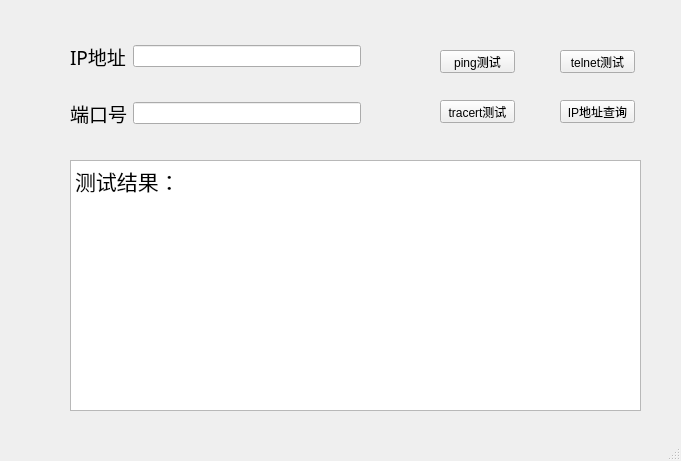
<?xml version="1.0" encoding="UTF-8"?>
<ui version="4.0">
 <class>MainWindow</class>
 <widget class="QMainWindow" name="MainWindow">
  <property name="geometry">
   <rect>
    <x>0</x>
    <y>0</y>
    <width>681</width>
    <height>461</height>
   </rect>
  </property>
  <property name="windowTitle">
   <string>MainWindow</string>
  </property>
  <widget class="QWidget" name="centralwidget">
   <widget class="QTextBrowser" name="textBrowser">
    <property name="geometry">
     <rect>
      <x>70</x>
      <y>160</y>
      <width>571</width>
      <height>251</height>
     </rect>
    </property>
    <property name="readOnly">
     <bool>true</bool>
    </property>
    <property name="html">
     <string>&lt;!DOCTYPE HTML PUBLIC &quot;-//W3C//DTD HTML 4.0//EN&quot; &quot;http://www.w3.org/TR/REC-html40/strict.dtd&quot;&gt;
&lt;html&gt;&lt;head&gt;&lt;meta name=&quot;qrichtext&quot; content=&quot;1&quot; /&gt;&lt;style type=&quot;text/css&quot;&gt;
p, li { white-space: pre-wrap; }
&lt;/style&gt;&lt;/head&gt;&lt;body style=&quot; font-family:'SimSun'; font-size:9pt; font-weight:400; font-style:normal;&quot;&gt;
&lt;p style=&quot; margin-top:0px; margin-bottom:0px; margin-left:0px; margin-right:0px; -qt-block-indent:0; text-indent:0px;&quot;&gt;&lt;span style=&quot; font-size:16pt;&quot;&gt;测试结果：&lt;/span&gt;&lt;/p&gt;&lt;/body&gt;&lt;/html&gt;</string>
    </property>
   </widget>
   <widget class="QPushButton" name="ping_button">
    <property name="geometry">
     <rect>
      <x>440</x>
      <y>50</y>
      <width>75</width>
      <height>23</height>
     </rect>
    </property>
    <property name="text">
     <string>ping测试</string>
    </property>
   </widget>
   <widget class="QPushButton" name="tracert_button">
    <property name="geometry">
     <rect>
      <x>440</x>
      <y>100</y>
      <width>75</width>
      <height>23</height>
     </rect>
    </property>
    <property name="text">
     <string>tracert测试</string>
    </property>
   </widget>
   <widget class="QPushButton" name="telnet_button">
    <property name="geometry">
     <rect>
      <x>560</x>
      <y>50</y>
      <width>75</width>
      <height>23</height>
     </rect>
    </property>
    <property name="text">
     <string>telnet测试</string>
    </property>
   </widget>
   <widget class="QPushButton" name="ipaddress_button">
    <property name="geometry">
     <rect>
      <x>560</x>
      <y>100</y>
      <width>75</width>
      <height>23</height>
     </rect>
    </property>
    <property name="text">
     <string>IP地址查询</string>
    </property>
   </widget>
   <widget class="QWidget" name="">
    <property name="geometry">
     <rect>
      <x>70</x>
      <y>20</y>
      <width>291</width>
      <height>131</height>
     </rect>
    </property>
    <layout class="QGridLayout" name="gridLayout">
     <item row="0" column="0">
      <widget class="QLabel" name="label">
       <property name="font">
        <font>
         <family>.PingFang SC0</family>
         <pointsize>14</pointsize>
        </font>
       </property>
       <property name="text">
        <string>IP地址</string>
       </property>
      </widget>
     </item>
     <item row="0" column="1">
      <widget class="QLineEdit" name="ip"/>
     </item>
     <item row="1" column="0">
      <widget class="QLabel" name="label_2">
       <property name="font">
        <font>
         <family>.PingFang SC0</family>
         <pointsize>14</pointsize>
        </font>
       </property>
       <property name="text">
        <string>端口号</string>
       </property>
      </widget>
     </item>
     <item row="1" column="1">
      <widget class="QLineEdit" name="port"/>
     </item>
    </layout>
   </widget>
  </widget>
  <widget class="QMenuBar" name="menubar">
   <property name="geometry">
    <rect>
     <x>0</x>
     <y>0</y>
     <width>681</width>
     <height>23</height>
    </rect>
   </property>
  </widget>
  <widget class="QStatusBar" name="statusbar"/>
 </widget>
 <resources/>
 <connections/>
</ui>
